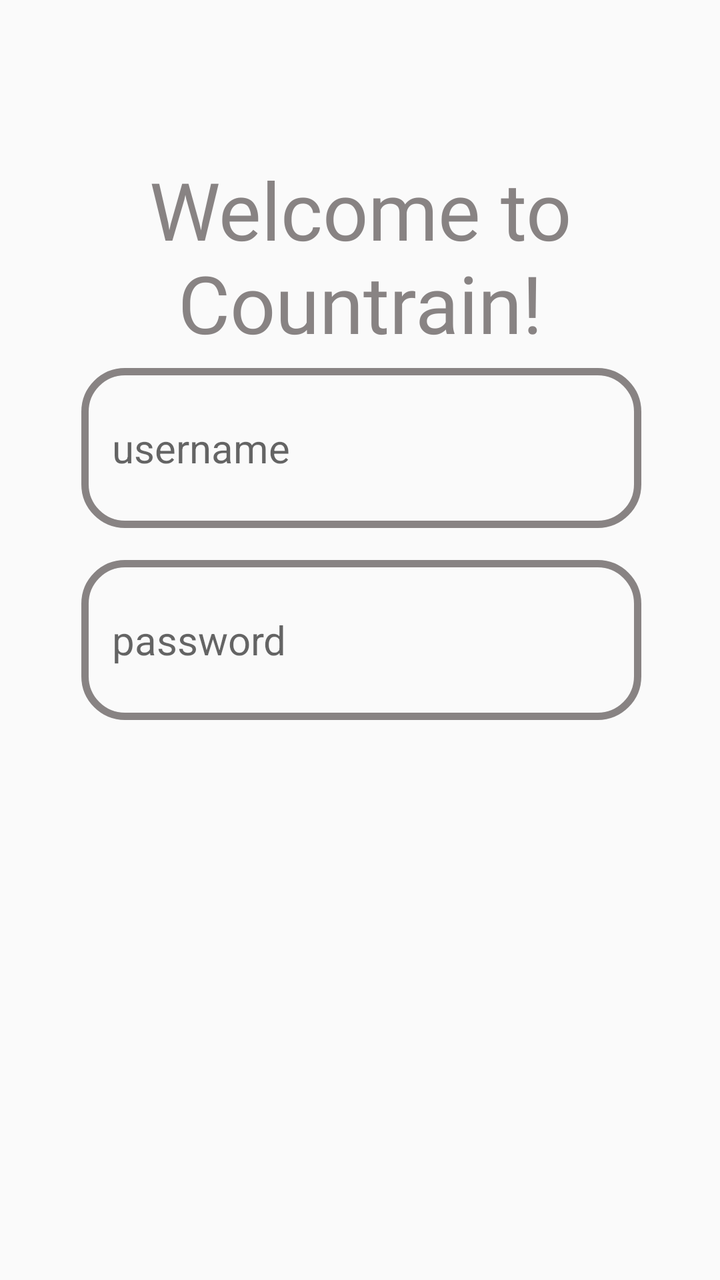
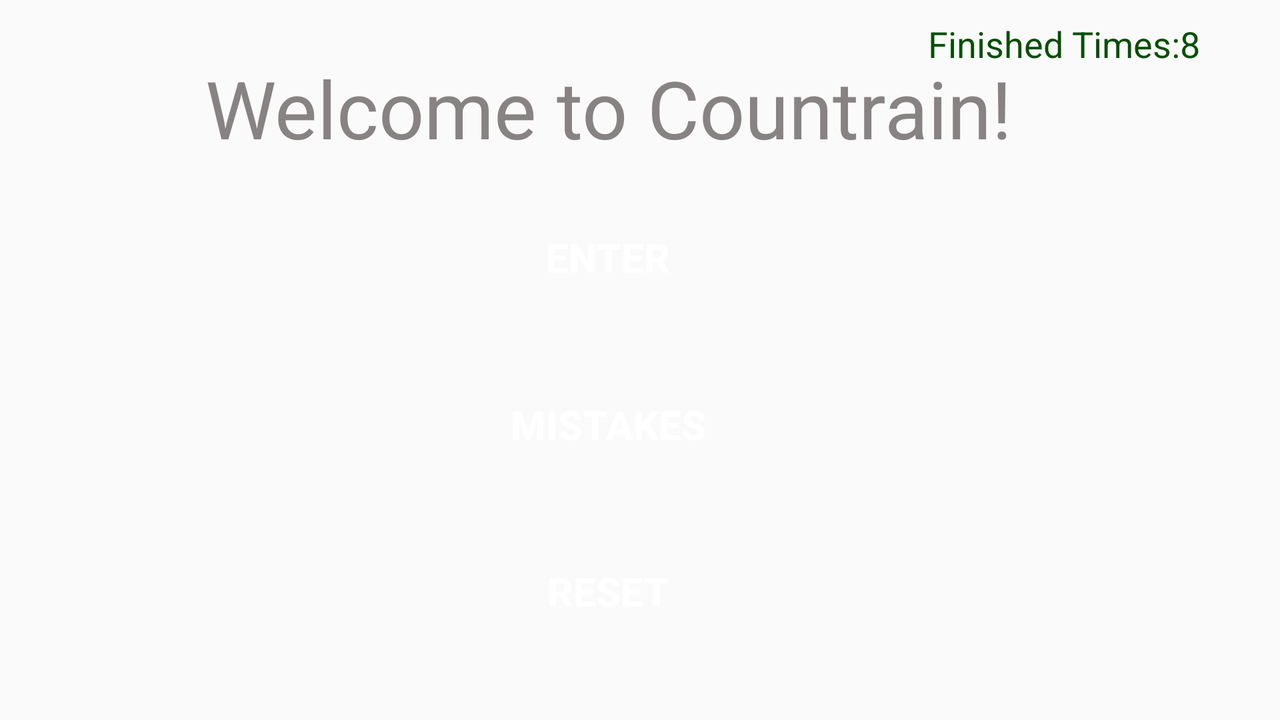

Compare how this app lays out the same screen by default and in its alternative resource folder. The renders come first, then the two layout files and the values they reference.
<!-- AndroidManifest.xml: application theme AppTheme -->
<!-- res/layout/fragment_title.xml -->
<?xml version="1.0" encoding="utf-8"?>
<layout xmlns:android="http://schemas.android.com/apk/res/android"
    xmlns:app="http://schemas.android.com/apk/res-auto"
    xmlns:tools="http://schemas.android.com/tools">

    <data>
        <variable
            name="data"
            type="com.android.countrain.MyViewModel" />
    </data>

    <androidx.constraintlayout.widget.ConstraintLayout
        android:layout_width="match_parent"
        android:layout_height="match_parent"
        tools:context=".TitleFragment">

        <androidx.constraintlayout.widget.Guideline
            android:id="@+id/guideline"
            android:layout_width="wrap_content"
            android:layout_height="wrap_content"
            android:orientation="vertical"
            app:layout_constraintGuide_percent="0.05" />

        <androidx.constraintlayout.widget.Guideline
            android:id="@+id/guideline45"
            android:layout_width="wrap_content"
            android:layout_height="wrap_content"
            android:orientation="vertical"
            app:layout_constraintGuide_percent="0.5" />

        <androidx.constraintlayout.widget.Guideline
            android:id="@+id/guideline2"
            android:layout_width="wrap_content"
            android:layout_height="wrap_content"
            android:orientation="vertical"
            app:layout_constraintGuide_percent="0.95" />

        <androidx.constraintlayout.widget.Guideline
            android:id="@+id/guideline3"
            android:layout_width="wrap_content"
            android:layout_height="wrap_content"
            android:orientation="horizontal"
            app:layout_constraintGuide_percent="0.2" />

        <androidx.constraintlayout.widget.Guideline
            android:id="@+id/guideline30"
            android:layout_width="wrap_content"
            android:layout_height="wrap_content"
            android:orientation="horizontal"
            app:layout_constraintGuide_percent="0.50" />

        <androidx.constraintlayout.widget.Guideline
            android:id="@+id/guideline44"
            android:layout_width="wrap_content"
            android:layout_height="wrap_content"
            android:orientation="horizontal"
            app:layout_constraintGuide_percent="0.35
" />

        <androidx.constraintlayout.widget.Guideline
            android:id="@+id/guideline37"
            android:layout_width="wrap_content"
            android:layout_height="wrap_content"
            android:orientation="horizontal"
            app:layout_constraintGuide_percent="0.65" />


        <TextView
            android:id="@+id/textView"
            android:layout_width="0dp"
            android:layout_height="wrap_content"
            android:gravity="center"
            android:text="@string/title_message"
            android:textColor="@color/colorGrey"
            android:textSize="@dimen/big_font"
            android:fontFamily="@font/hphans_regular"
            app:layout_constraintBottom_toTopOf="@+id/guideline3"
            app:layout_constraintEnd_toStartOf="@+id/guideline2"
            app:layout_constraintHorizontal_bias="1.0"
            app:layout_constraintStart_toStartOf="@+id/guideline"
            app:layout_constraintTop_toTopOf="@+id/guideline3"
            app:layout_constraintVertical_bias="1.0" />


        <TextView
            android:id="@+id/usernamebox1"
            android:layout_width="280dp"
            android:layout_height="80dp"
            android:textColor="@color/colorGrey"
            android:textSize="@dimen/small_font"
            android:background="@drawable/inputbox"
            app:layout_constraintBottom_toTopOf="@+id/guideline44"
            app:layout_constraintEnd_toStartOf="@+id/guideline2"
            app:layout_constraintHorizontal_bias="0.512"
            app:layout_constraintStart_toStartOf="@+id/guideline"
            app:layout_constraintTop_toTopOf="@+id/guideline44" />

        <EditText
            android:id="@+id/usernamebox"
            android:layout_width="250dp"
            android:layout_height="80dp"
            android:hint="@string/username"
            android:textColor="@color/colorGrey"
            android:textSize="@dimen/small_font"
            android:width="20dp"
            android:background="@null"
            android:maxLines="1"
            android:maxLength="20"
            app:layout_constraintBottom_toTopOf="@+id/guideline44"
            app:layout_constraintEnd_toStartOf="@+id/guideline2"
            app:layout_constraintHorizontal_bias="0.512"
            app:layout_constraintStart_toStartOf="@+id/guideline"
            app:layout_constraintTop_toTopOf="@+id/guideline44"
            android:inputType="text"
            android:importantForAutofill="no" />

        <TextView
            android:id="@+id/passwordbox1"
            android:layout_width="280dp"
            android:layout_height="80dp"
            android:textColor="@color/colorGrey"
            android:textSize="@dimen/small_font"
            android:background="@drawable/inputbox"
            app:layout_constraintBottom_toTopOf="@+id/guideline30"
            app:layout_constraintEnd_toStartOf="@+id/guideline2"
            app:layout_constraintHorizontal_bias="0.512"
            app:layout_constraintStart_toStartOf="@+id/guideline"
            app:layout_constraintTop_toTopOf="@+id/guideline30" />

        <EditText
            android:id="@+id/passwordbox"
            android:layout_width="250dp"
            android:layout_height="80dp"
            android:hint="@string/password"
            android:textColor="@color/colorGrey"
            android:textSize="@dimen/small_font"
            android:background="@null"
            android:maxLines="1"
            android:maxLength="20"
            app:layout_constraintBottom_toTopOf="@+id/guideline30"
            app:layout_constraintEnd_toStartOf="@+id/guideline2"
            app:layout_constraintHorizontal_bias="0.512"
            app:layout_constraintStart_toStartOf="@+id/guideline"
            app:layout_constraintTop_toTopOf="@+id/guideline30"
            android:inputType="textPassword"
            android:importantForAutofill="no" />

        <Button
            android:id="@+id/button"
            android:layout_width="120dp"
            android:layout_height="80dp"
            android:layout_marginStart="150dp"
            android:layout_marginEnd="120dp"
            android:background="@drawable/button_type2"
            android:text="@string/login"
            android:textColor="@color/colorWhite"
            android:textSize="@dimen/small_font"
            android:textStyle="bold"
            app:layout_constraintBottom_toTopOf="@+id/guideline37"
            app:layout_constraintEnd_toStartOf="@+id/guideline45"

            app:layout_constraintStart_toStartOf="@+id/guideline"
            app:layout_constraintTop_toTopOf="@+id/guideline37"
/>
        <Button
            android:id="@+id/button2"
            android:layout_width="120dp"
            android:layout_height="80dp"
            android:layout_marginStart="112dp"
            android:layout_marginEnd="150dp"
            android:background="@drawable/button_type2"
            android:text="@string/signup"
            android:textColor="@color/colorWhite"
            android:textSize="@dimen/small_font"
            android:textStyle="bold"
            app:layout_constraintBottom_toTopOf="@+id/guideline37"
            app:layout_constraintEnd_toStartOf="@+id/guideline2"

            app:layout_constraintStart_toStartOf="@+id/guideline45"
            app:layout_constraintTop_toTopOf="@+id/guideline37"
            />


    </androidx.constraintlayout.widget.ConstraintLayout>
</layout>
<!-- resources referenced by this layout -->
<resources>
  <color name="colorGrey">#888383</color>
  <color name="colorWhite">#ffffff</color>
  <dimen name="big_font">40sp</dimen>
  <dimen name="small_font">20sp</dimen>
  <!-- drawable button_type2 (drawable) -->
  <?xml version="1.0" encoding="utf-8"?>
  <selector xmlns:android="http://schemas.android.com/apk/res/android">
      
      <item android:state_pressed="true">
          <shape>
              <solid android:color="@color/colorAccent"/>
              <corners android:radius="1000dp"/>
          </shape>
      </item>
      
      <item android:state_pressed="false">
          <shape>
              <solid android:color="@color/colorGrey"/>
              <corners android:radius="1000dp"/>
          </shape>
      </item>
  </selector>
  <!-- drawable inputbox (drawable) -->
  <?xml version="1.0" encoding="utf-8"?>
  <shape xmlns:android="http://schemas.android.com/apk/res/android">
      <stroke
          android:width="3.5dp"
          android:color="@color/colorGrey"
          />
      <corners
          android:radius="20dp"
          />
  </shape>
  <string name="login">login</string>
  <string name="password">password</string>
  <string name="signup">signup</string>
  <string name="title_message">Welcome to Countrain!</string>
  <string name="username">username</string>
  <style name="AppTheme" parent="Theme.AppCompat.Light.DarkActionBar">
          
          <item name="colorPrimary">#00006666</item>
          <item name="colorPrimaryDark">#00006666</item>
          <item name="colorAccent">@color/colorAccent</item>
          <item name="android:windowTranslucentNavigation">true</item>
      </style>
  <color name="colorAccent">#CC1C1C</color>
</resources>
<!-- res/layout-land/fragment_title.xml (the repository's variant of the layout above) -->
<!-- drawn on the phone turned sideways -->
<?xml version="1.0" encoding="utf-8"?>
<layout xmlns:android="http://schemas.android.com/apk/res/android"
    xmlns:app="http://schemas.android.com/apk/res-auto"
    xmlns:tools="http://schemas.android.com/tools">

    <androidx.constraintlayout.widget.ConstraintLayout
        android:layout_width="match_parent"
        android:layout_height="match_parent"
        tools:context=".TitleFragment">

        <androidx.constraintlayout.widget.Guideline
            android:id="@+id/guideline"
            android:layout_width="wrap_content"
            android:layout_height="wrap_content"
            android:orientation="vertical"
            app:layout_constraintGuide_percent="0.0" />

        <androidx.constraintlayout.widget.Guideline
            android:id="@+id/guideline45"
            android:layout_width="wrap_content"
            android:layout_height="wrap_content"
            android:orientation="vertical"
            app:layout_constraintGuide_percent="0.0" />

        <androidx.constraintlayout.widget.Guideline
            android:id="@+id/guideline2"
            android:layout_width="wrap_content"
            android:layout_height="wrap_content"
            android:orientation="vertical"
            app:layout_constraintGuide_percent="0.95" />

        <androidx.constraintlayout.widget.Guideline
            android:id="@+id/guideline3"
            android:layout_width="wrap_content"
            android:layout_height="wrap_content"
            android:orientation="horizontal"
            app:layout_constraintGuide_percent="0.15" />

        <androidx.constraintlayout.widget.Guideline
            android:id="@+id/guideline26"
            android:layout_width="wrap_content"
            android:layout_height="wrap_content"
            android:orientation="horizontal"
            app:layout_constraintGuide_percent="0.06" />

        <androidx.constraintlayout.widget.Guideline
            android:id="@+id/guideline44"
            android:layout_width="wrap_content"
            android:layout_height="wrap_content"
            android:orientation="horizontal"
            app:layout_constraintGuide_percent="0.36" />

        <androidx.constraintlayout.widget.Guideline
            android:id="@+id/guideline27"
            android:layout_width="wrap_content"
            android:layout_height="wrap_content"
            android:orientation="horizontal"
            app:layout_constraintGuide_percent="0.59" />

        <androidx.constraintlayout.widget.Guideline
            android:id="@+id/guideline47"
            android:layout_width="wrap_content"
            android:layout_height="wrap_content"
            android:orientation="horizontal"
            app:layout_constraintGuide_percent="0.8" />

        <androidx.constraintlayout.widget.Guideline
            android:id="@+id/guideline37"
            android:layout_width="wrap_content"
            android:layout_height="wrap_content"
            android:orientation="horizontal"
            app:layout_constraintGuide_percent="0.96" />

        <androidx.constraintlayout.widget.Guideline
            android:id="@+id/guideline48"
            android:layout_width="wrap_content"
            android:layout_height="wrap_content"
            android:orientation="horizontal"
            app:layout_constraintGuide_percent="0.91" />

        <TextView
            android:id="@+id/textView"
            android:layout_width="0dp"
            android:layout_height="wrap_content"
            android:gravity="center"
            android:text="@string/title_message"
            android:textColor="@color/colorGrey"
            android:textSize="@dimen/big_font"
            app:layout_constraintBottom_toTopOf="@+id/guideline3"
            app:layout_constraintEnd_toStartOf="@+id/guideline2"
            app:layout_constraintStart_toStartOf="@+id/guideline"
            app:layout_constraintTop_toTopOf="@+id/guideline3" />


        <Button
            android:id="@+id/button"
            android:layout_width="270dp"
            android:layout_height="wrap_content"
            android:layout_marginTop="24dp"
            android:background="@drawable/press_effect_button"
            android:text="@string/title_enter_message"
            android:textColor="@color/colorWhite"
            android:textSize="@dimen/small_font"
            android:textStyle="bold"
            app:layout_constraintEnd_toEndOf="@+id/button20"
            app:layout_constraintHorizontal_bias="0.0"
            app:layout_constraintStart_toStartOf="@+id/button20"
            app:layout_constraintTop_toBottomOf="@+id/textView" />

        <Button
            android:id="@+id/button20"
            android:layout_width="270dp"
            android:layout_height="wrap_content"
            android:background="@drawable/press_effect_button"
            android:text="@string/title_show_mistake"
            android:textColor="@color/colorWhite"
            android:textSize="@dimen/small_font"
            android:textStyle="bold"
            app:layout_constraintBottom_toTopOf="@+id/button19"
            app:layout_constraintEnd_toEndOf="@+id/button19"
            app:layout_constraintStart_toStartOf="@+id/button19"
            app:layout_constraintTop_toBottomOf="@+id/button" />

        <TextView
            android:id="@+id/textView16"
            android:layout_width="wrap_content"
            android:layout_height="wrap_content"
            android:layout_marginEnd="8dp"
            android:text="@{@string/title_finished_times(data.finishedTimes)}"
            android:textColor="@color/colorWordGreen"
            android:textSize="18sp"
            app:layout_constraintBottom_toTopOf="@+id/guideline26"
            app:layout_constraintEnd_toStartOf="@+id/guideline2"
            app:layout_constraintHorizontal_bias="1"
            app:layout_constraintStart_toStartOf="@+id/guideline"
            app:layout_constraintTop_toTopOf="@+id/guideline26"
            app:layout_constraintVertical_bias="0.458"
            tools:text="Finished Times:8" />


        <Button
            android:id="@+id/button19"
            android:layout_width="270dp"
            android:layout_height="wrap_content"
            android:layout_marginBottom="8dp"
            android:background="@drawable/press_effect_button"
            android:text="@string/history_reset"
            android:textColor="@color/colorWhite"
            android:textSize="@dimen/small_font"
            android:textStyle="bold"
            app:layout_constraintBottom_toTopOf="@+id/guideline48"
            app:layout_constraintEnd_toStartOf="@+id/guideline2"
            app:layout_constraintStart_toStartOf="@+id/guideline45" />

    </androidx.constraintlayout.widget.ConstraintLayout>

    <data>
        <variable
            name="data"
            type="com.android.countrain.MyViewModel" />
    </data>

</layout>
<!-- resources referenced by the variant -->
<!-- as the phone turned sideways resolves them -->
<resources>
  <color name="colorGrey">#888383</color>
  <color name="colorWhite">#ffffff</color>
  <color name="colorWordGreen">#064f06</color>
  <dimen name="big_font">40sp</dimen>
  <dimen name="small_font">20sp</dimen>
  <string name="history_reset">Reset</string>
  <string name="title_enter_message">Enter</string>
  <string name="title_finished_times">Finished times:%d</string>
  <string name="title_message">Welcome to Countrain!</string>
  <string name="title_show_mistake">Mistakes</string>
  <style name="AppTheme" parent="Theme.AppCompat.Light.DarkActionBar">
          
          <item name="colorPrimary">#00006666</item>
          <item name="colorPrimaryDark">#00006666</item>
          <item name="colorAccent">@color/colorAccent</item>
          <item name="android:windowTranslucentNavigation">true</item>
      </style>
  <color name="colorAccent">#CC1C1C</color>
</resources>
